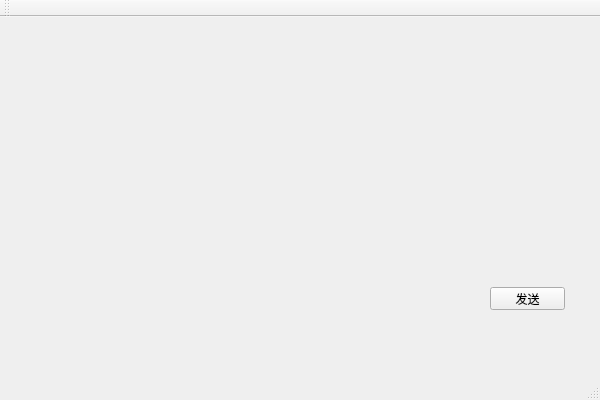
<?xml version="1.0" encoding="UTF-8"?>
<ui version="4.0">
 <class>autoupdate_clientClass</class>
 <widget class="QMainWindow" name="autoupdate_clientClass">
  <property name="geometry">
   <rect>
    <x>0</x>
    <y>0</y>
    <width>600</width>
    <height>400</height>
   </rect>
  </property>
  <property name="windowTitle">
   <string>autoupdate_client</string>
  </property>
  <widget class="QWidget" name="centralWidget">
   <widget class="QPushButton" name="pushButton_send">
    <property name="geometry">
     <rect>
      <x>490</x>
      <y>270</y>
      <width>75</width>
      <height>23</height>
     </rect>
    </property>
    <property name="text">
     <string>发送</string>
    </property>
   </widget>
  </widget>
  <widget class="QMenuBar" name="menuBar">
   <property name="geometry">
    <rect>
     <x>0</x>
     <y>0</y>
     <width>600</width>
     <height>23</height>
    </rect>
   </property>
  </widget>
  <widget class="QToolBar" name="mainToolBar">
   <attribute name="toolBarArea">
    <enum>TopToolBarArea</enum>
   </attribute>
   <attribute name="toolBarBreak">
    <bool>false</bool>
   </attribute>
  </widget>
  <widget class="QStatusBar" name="statusBar"/>
 </widget>
 <layoutdefault spacing="6" margin="11"/>
 <resources>
  <include location="autoupdate_client.qrc"/>
 </resources>
 <connections/>
</ui>
